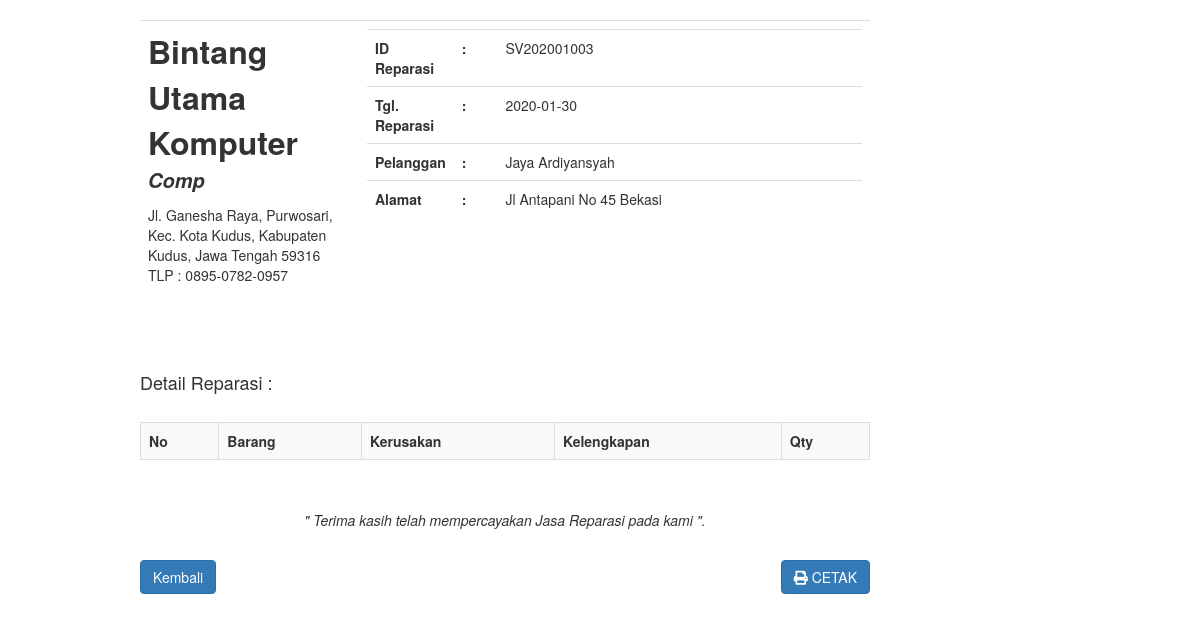
Page /admin/struk_servis.php?id_servis=SV202001003 (signed in) on the committed database.
### tables this page shows
CREATE TABLE `t_servis_head` (
  `id_servis` varchar(25) NOT NULL,
  `tanggal_servis` date NOT NULL,
  `id_pelanggan` varchar(25) NOT NULL,
  `id_admin` varchar(25) NOT NULL,
  `status` varchar(24) NOT NULL
);

CREATE TABLE `t_pelanggan` (
  `id_pelanggan` varchar(25) NOT NULL,
  `nama_pelanggan` varchar(35) NOT NULL,
  `no_hp` int(13) NOT NULL,
  `alamat` varchar(100) NOT NULL
);

### admin/struk_servis.php (the view, shortened to what this page needs)
<!DOCTYPE html>
<html>
<head>
	<link rel="stylesheet" type="text/css" href="plugins/bootstrap.css">
	<link rel="stylesheet" href="plugins/fontawesome-free/css/all.min.css">
</head>
<body>
	<?php
	if (empty($_SESSION['username']) and empty($_SESSION['password']) and empty($_SESSION['id_admin'])) {
		echo "<script> alert('anda harus login dulu ');window.location= '../index.php'</script>";
	} else {
	?>
		<?php
		include '../koneksi.php';
		?>
		<br>
		<div class="container">
			<div class="col-md-8 col-md-offset-1">
				<table class="table" border="0">
					<tr>
						<td width="30%;">
							<p> <span style="font-size:32px;font-weight:bold;"> Bintang Utama Komputer</span> <span style="font-size:20px;font-weight:bold;font-style:italic;"> Comp </span> </p>
							<p> Jl. Ganesha Raya, Purwosari, Kec. Kota Kudus, Kabupaten Kudus, Jawa Tengah 59316
								<br>TLP : 0895-0782-0957</br>
							</p>
						</td>
						<td>
							<?php
							$id = $_GET['id_servis'];
							$struk = mysqli_query($koneksi, "select * from t_servis_head inner join  t_pelanggan on t_servis_head.id_pelanggan = t_pelanggan.id_pelanggan where id_Servis='$id' ");
							while ($s = mysqli_fetch_array($struk)) {
							?>
								<table class="table">
									<tr>
										<th width="10%">ID Reparasi</th>
										<th>:</th>
										<td><?php echo $s['id_servis']; ?></td>
									</tr>
									<tr>
										<th width="10%">Tgl. Reparasi</th>
										<th>:</th>
										<td><?php echo $s['tanggal_servis']; ?></td>
									</tr>
									<tr>
										<th>Pelanggan</th>
										<th>:</th>
										<td><?php echo $s['nama_pelanggan']; ?></td>
									</tr>
									<tr>
										<th>Alamat</th>
										<th>:</th>
										<td><?php echo $s['alamat']; ?></td>
									</tr>
								</table>
							<?php } ?>
						</td>
					</tr>
				</table>
				<br />
				<h4>Detail Reparasi : </h4>
				<br>
				<table class="table table-bordered table-striped">
					<tr>
						<th>No</th>
						<th> Barang </th>
						<th> Kerusakan </th>
						<th> Kelengkapan </th>
						<th> Qty </th>
					</tr>
				</table>
				<br />
				<p>
					<center><i>" Terima kasih telah mempercayakan Jasa Reparasi pada kami ".</i></center>
				</p>
			<?php
		}
			?>
			<table border="0" width="100%">
				<tr>
					<td>
						<a type="submit" class="btn btn-primary" href="servis.php"></i> Kembali </a>
					</td>
					<td>
						<a href="struk_servis_cetak.php?id_servis=<?php echo "$_GET[id_servis]" ?>" target="_blank" class="btn btn-primary pull-right" align="right"><i class="fas fa-print"></i> CETAK</a>
					</td>
				</tr>
			</table>
			</div>
		</div>
</body>
</html>

### rows in the picture
t_servis_head: id_servis "SV202001003", tanggal_servis "2020-01-30", t_pelanggan.nama_pelanggan "Jaya Ardiyansyah", t_pelanggan.alamat "Jl Antapani No 45 Bekasi"
